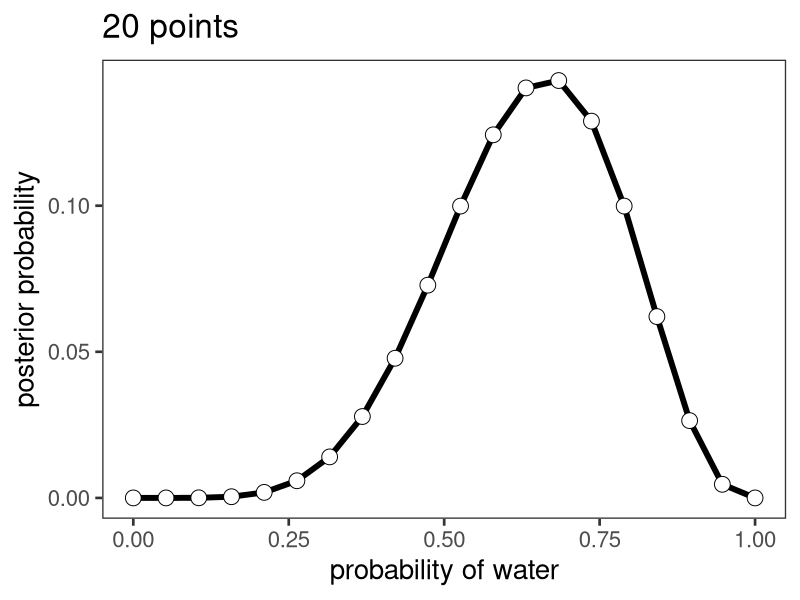

Write the R code that produced this figure.
# =============================================================================
#### Info #### 
# =============================================================================
# binomial globe example
#
# Lei Zhang, University of Birmingham
# l.zhang.13@bham.ac.uk
#
# Adapted from McElreath, 2016

# =============================================================================
#### Grid Approximation #### 
# =============================================================================
# inits
theta_start <- 0
theta_end   <- 1
n_grid  <- 20
w <- 6
N <- 9

# define grid
theta_grid <- seq( from = theta_start , to = theta_end , length.out = n_grid )

# define prior
prior <- rep(1 , n_grid)

# compute likelihood at each value in grid
likelihood <- dbinom(w , size = N , prob = theta_grid )

# compute product of likelihood and prior
unstd.posterior <- likelihood * prior

# standardize the posterior, so it sums to 1
posterior <- unstd.posterior / sum(unstd.posterior)

# =============================================================================
#### Plot #### 
# =============================================================================
library(ggplot2)

myconfig <- theme_bw(base_size = 20) +
    theme(panel.grid.major = element_blank(),
          panel.grid.minor = element_blank(),
          panel.background = element_blank() )

df <- data.frame(theta_grid=theta_grid, posterior=posterior)

g <- ggplot(df, aes(theta_grid, posterior))
g <- g + geom_line(size = 2) + geom_point(size = 5, shape = 21, fill='white')
g <- g + myconfig + labs(x = 'probability of water', 
                         y = 'posterior probability', title = paste0(as.character(n_grid),' points'))
print(g)
